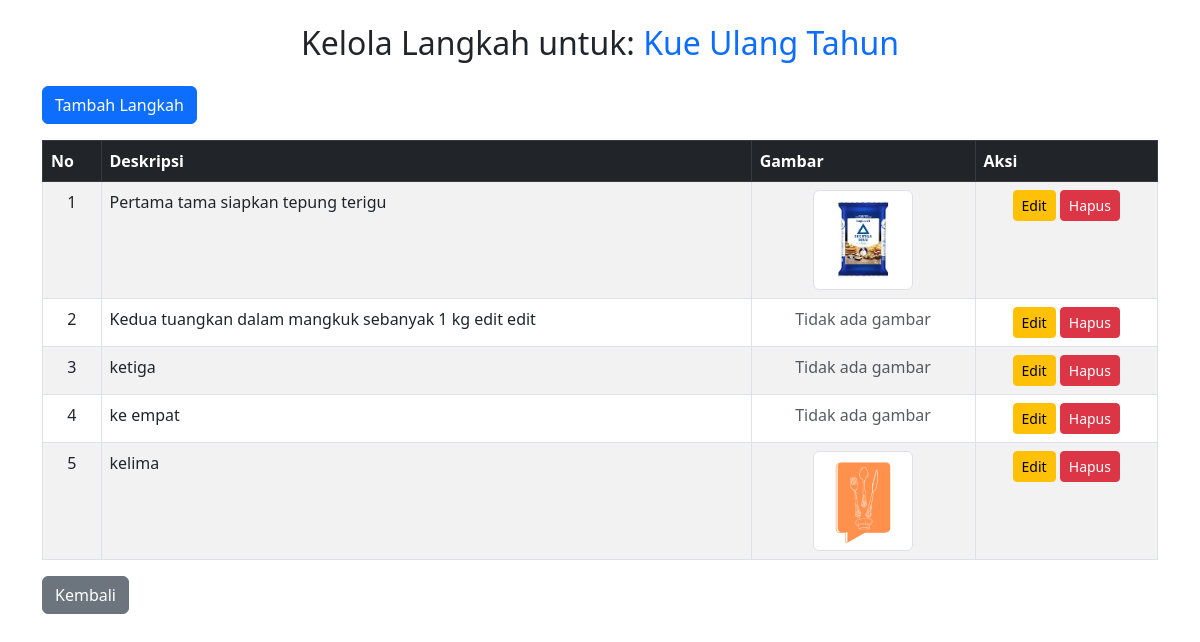
The page /raresep/admin/kelola_langkah_detail.php?id_resep=7 (signed in) on the database its author committed.
### tables this page shows
CREATE TABLE `resep` (
  `id_resep` int(11) NOT NULL,
  `judul_resep` varchar(50) NOT NULL,
  `deskripsi` text DEFAULT NULL,
  `id_kategori` int(11) DEFAULT NULL,
  `waktu_masak` int(11) DEFAULT NULL,
  `gambar_resep` varchar(255) DEFAULT NULL,
  `tanggal_posting` timestamp NOT NULL DEFAULT current_timestamp() ON UPDATE current_timestamp()
);

CREATE TABLE `langkah` (
  `id_langkah` int(11) NOT NULL,
  `id_resep` int(11) DEFAULT NULL,
  `nomor_langkah` int(11) NOT NULL DEFAULT 1,
  `deskripsi` text DEFAULT NULL,
  `gambar` varchar(255) DEFAULT NULL
);

### raresep/admin/kelola_langkah_detail.php (the view, shortened to what this page needs)
<?php
include '../config/db.php';
$id_resep = intval($_GET['id_resep']);
$queryResep = "SELECT judul_resep FROM resep WHERE id_resep = ?";
$stmtResep = $conn->prepare($queryResep);
$stmtResep->bind_param("i", $id_resep);
$stmtResep->execute();
$resultResep = $stmtResep->get_result();
$resep = $resultResep->fetch_assoc();
$queryLangkah = "SELECT * FROM langkah WHERE id_resep = ? ORDER BY nomor_langkah ASC";
$stmtLangkah = $conn->prepare($queryLangkah);
$stmtLangkah->bind_param("i", $id_resep);
$stmtLangkah->execute();
$resultLangkah = $stmtLangkah->get_result();
?>
<!DOCTYPE html>
<html lang="id">
<head>
    <link href="https://cdn.jsdelivr.net/npm/bootstrap@5.3.0/dist/css/bootstrap.min.css" rel="stylesheet">
</head>
<body class="container mt-4">
    <h2 class="mb-4 text-center">Kelola Langkah untuk: <span class="text-primary"><?php echo htmlspecialchars($resep['judul_resep']); ?></span></h2>
    <button class="btn btn-primary mb-3" data-bs-toggle="modal" data-bs-target="#modalTambahLangkah">Tambah Langkah</button>
    <div class="table-responsive">
        <table class="table table-bordered table-striped">
            <thead class="table-dark">
                <tr>
                    <th>No</th>
                    <th>Deskripsi</th>
                    <th>Gambar</th>
                    <th>Aksi</th>
                </tr>
            </thead>
            <tbody>
                <?php while ($row = $resultLangkah->fetch_assoc()) { ?>
                <tr>
                    <td class="text-center"><?php echo $row['nomor_langkah']; ?></td>
                    <td><?php echo htmlspecialchars($row['deskripsi']); ?></td>
                    <td class="text-center">
                        <?php if (!empty($row['gambar'])) { ?>
                            <img src="../uploads/langkah/<?php echo htmlspecialchars($row['gambar']); ?>" alt="Langkah" class="img-thumbnail" style="width: 100px; height: auto;">
                        <?php } else { echo "<span class='text-muted'>Tidak ada gambar</span>"; } ?>
                    </td>
                    <td class="text-center">
                        <a href="edit_langkah.php?id_langkah=<?php echo $row['id_langkah']; ?>&id_resep=<?php echo $id_resep; ?>" class="btn btn-warning btn-sm">Edit</a>
                        <a href="hapus_langkah.php?id_langkah=<?php echo $row['id_langkah']; ?>&id_resep=<?php echo $id_resep; ?>" class="btn btn-danger btn-sm" onclick="return confirm('Hapus langkah ini?');">Hapus</a>
                    </td>
                </tr>
                <?php } ?>
            </tbody>
        </table>
    </div>
    <a href="kelola_langkah.php" class="btn btn-secondary">Kembali</a>
</body>
</html>

### rows shown on the page
resep: judul_resep "Kue Ulang Tahun"
langkah: nomor_langkah "1", deskripsi "Pertama tama siapkan tepung terigu", gambar (picture)
langkah: nomor_langkah "2", deskripsi "Kedua tuangkan dalam mangkuk sebanyak 1 kg edit edit", shows "Tidak ada gambar"
langkah: nomor_langkah "3", deskripsi "ketiga", shows "Tidak ada gambar"
langkah: nomor_langkah "4", deskripsi "ke empat", shows "Tidak ada gambar"
langkah: nomor_langkah "5", deskripsi "kelima", gambar (picture)
